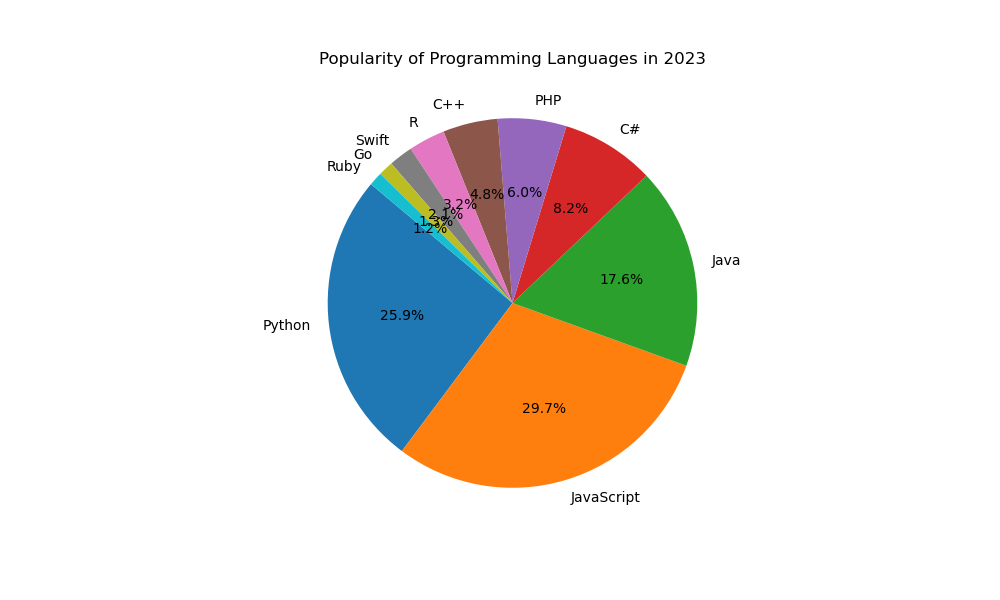

The script that drew this image:

import matplotlib.pyplot as plt

# Data points
languages = [
    'Python', 'JavaScript', 'Java', 'C#', 'PHP', 
    'C++', 'R', 'Swift', 'Go', 'Ruby'
]

popularity = [
    25.9, 29.7, 17.6, 8.2, 6.0, 
    4.8, 3.2, 2.1, 1.3, 1.2
]

# Colors for each section
colors = [
    '#1f77b4', '#ff7f0e', '#2ca02c', '#d62728', '#9467bd',
    '#8c564b', '#e377c2', '#7f7f7f', '#bcbd22', '#17becf'
]

# Resize the chart
plt.figure(figsize=(10, 6))

# Create the pie chart
plt.pie(popularity, labels=languages, colors=colors, autopct='%1.1f%%', startangle=140)

# Set the title
plt.title('Popularity of Programming Languages in 2023')

# Display the chart
plt.show()
